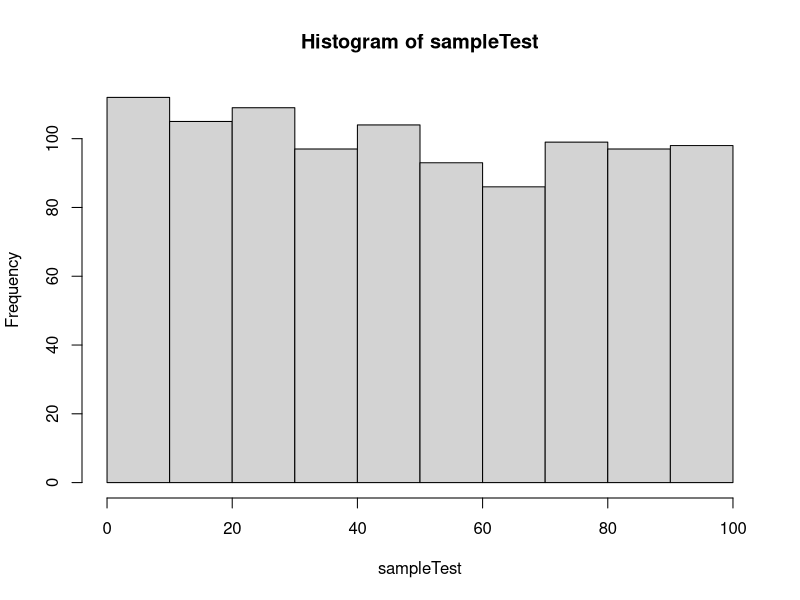
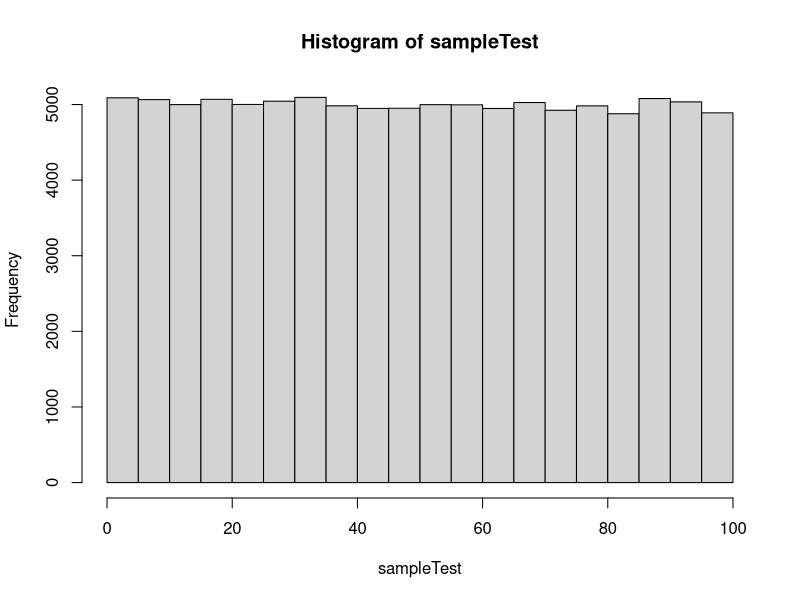
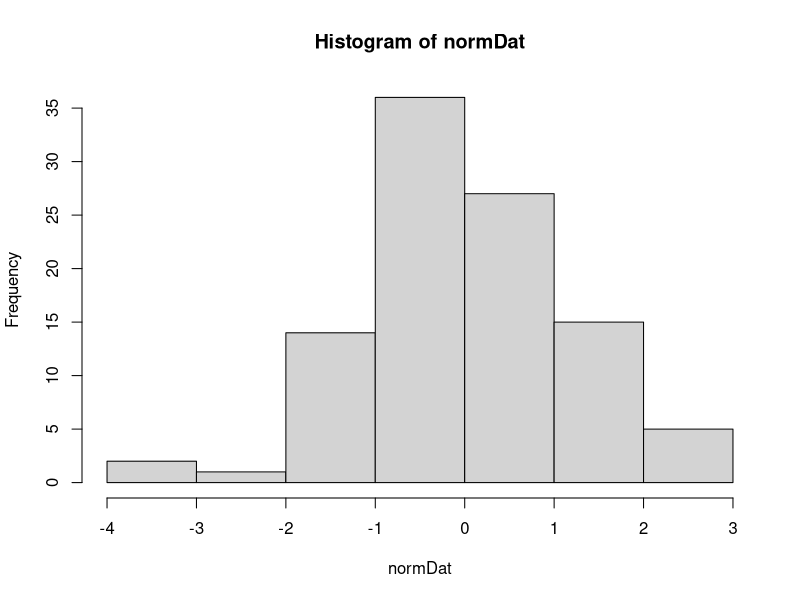
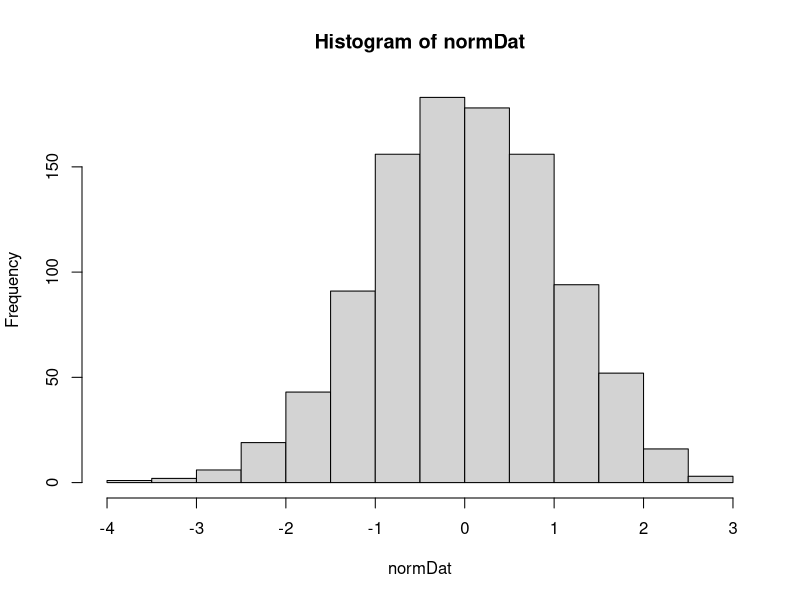
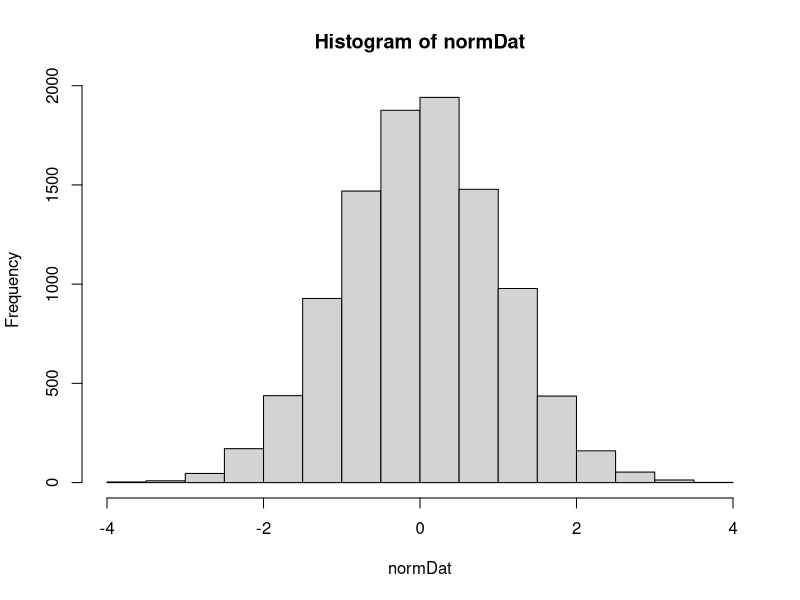
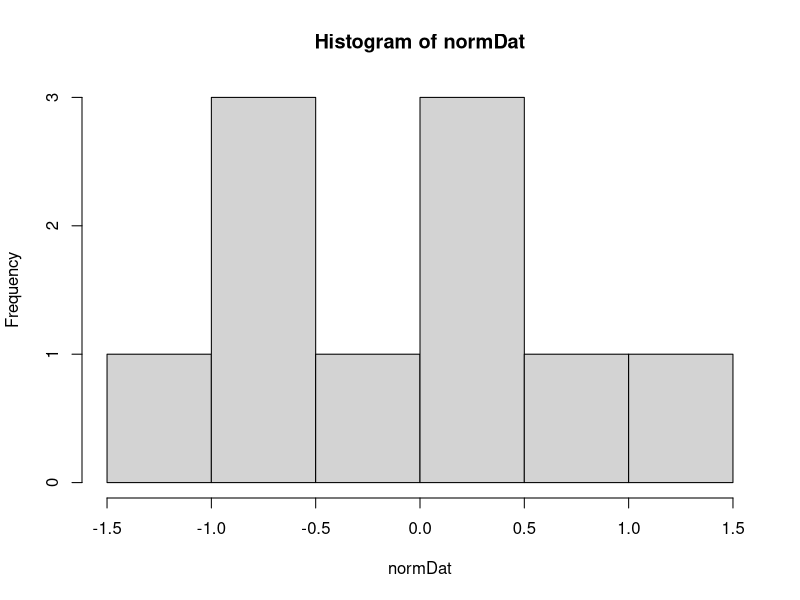
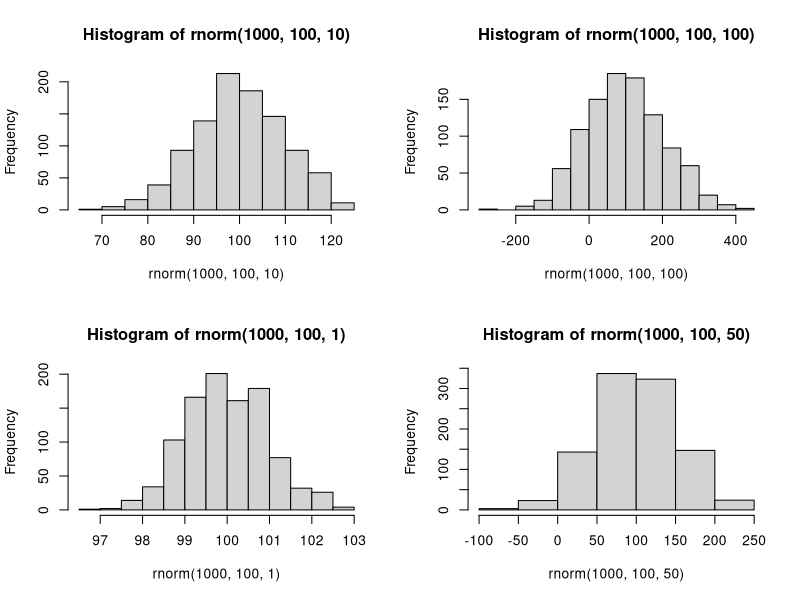
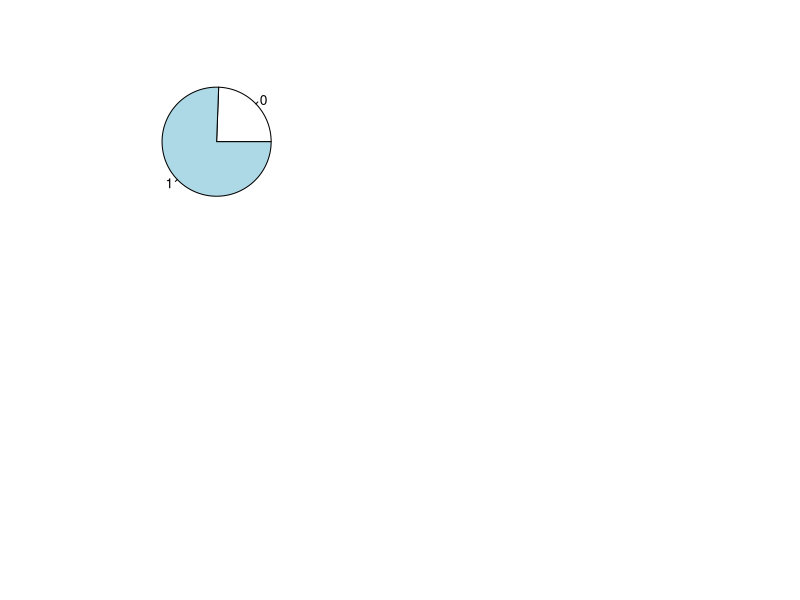

The R source for these figures, in order:
#taking random samples
#note that "sample" will return the uniform distribution
#each value has an equal chance of occuring 
?sample
sample(1000,1)
#this samples 1 number between 1-1000
sample(10:20,1)
#this samples 1 number between 10-20
sample(c(50:100),10)
#this samples 10 numbers between 50 and 100
sample(c(50:100),10,replace=TRUE)
#this does the same, but allows the same number to be repeated
#numbers are sampled at random, and uniformly. for example:
sampleTest<-sample(100,1000,replace=TRUE)
#samples 1000 numbers between 1-100, with replacement
hist(sampleTest)
#we can tell from the histogram that the numbers are evenly distributed (approx)
#try it with larger samples
sampleTest<-sample(100,100000,replace=TRUE)
hist(sampleTest)

#distributions in R
?Distributions

#normal distribution (aka gaussian, or bell curve)
?rnorm
normDat<-rnorm(100)
hist(normDat)
#the more data you generate, the more symmetric it will look
normDat<-rnorm(1000)
hist(normDat)
normDat<-rnorm(10000)
hist(normDat)
normDat<-rnorm(10)
hist(normDat)

#change mean and standard deviation
normDat<-rnorm(10,mean=100,sd=10)
mean(normDat)
sd(normDat)

#more samples = random data's mean/sd come closer to theoretical mean/sd
normDat<-rnorm(1000,mean=100,sd=10)
mean(normDat)
sd(normDat)

normDat<-rnorm(10,mean=10,sd=0)
mean(normDat)
sd(normDat)
normDat
#sd = 0 means that there's no variation

#compare different normally generated data sets
?par
par(mfrow=c(2,2))
hist(rnorm(1000,100,10))
hist(rnorm(1000,100,100))
hist(rnorm(1000,100,1))
hist(rnorm(1000,100,50))


#binomial distribution (coin toss)
rbinom(n = 10, size = 1, prob = .5)
#10 tosses, options are either 0 or 1 with equal probability
table(rbinom(n = 10, size = 1, prob = .5))

table(rbinom(n = 100, size = 1, prob = .5))

table(rbinom(n = 1000, size = 1, prob = .5))

table(rbinom(n = 100, size = 1, prob = .25))
#probability of getting a 1 is .25

table(rbinom(n = 1000, size = 1, prob = .001))
#probability of getting a 1 is .001 or 1/1000

binomDat<-rbinom(n = 1000, size = 1, prob = .75)
pie(table(binomDat))
#note: if you do:
dev.off()
#the plotting settings with go back to default


#poisson distribution: count data (>= 0)
?rpois
rpois(n = 100, lambda = 5)
#lambda = the mean
hist(rpois(n=10000,lambda=5))